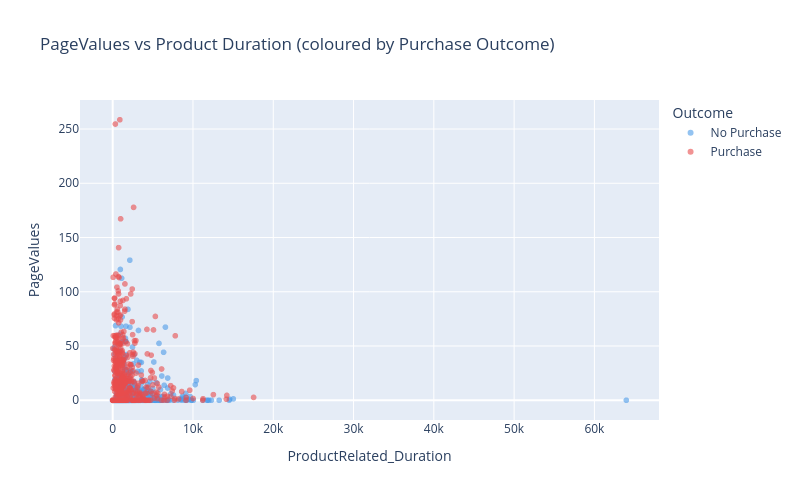

Write notebook code for a chart like this one.
### Code cell
# Interactive scatter: PageValues vs ProductRelated_Duration coloured by Revenue
sample = df.sample(3000, random_state=42)
fig2 = px.scatter(
    sample,
    x='ProductRelated_Duration',
    y='PageValues',
    color=sample['Revenue'].map({0:'No Purchase',1:'Purchase'}),
    color_discrete_map={'No Purchase':'#4C9BE8','Purchase':'#E84C4C'},
    opacity=0.6,
    hover_data=['BounceRates','ExitRates','VisitorType','Month'],
    title='PageValues vs Product Duration (coloured by Purchase Outcome)',
    labels={'color':'Outcome'}
)
fig2.update_layout(width=800, height=500)
fig2.show()

### Figure 1 — Plotly figure (JSON) as saved in the notebook; plotly's stock layout.template omitted (floating-point values rounded to 4 significant figures; data arrays with more than 128 entries replaced by an {"elided": "..."} marker saying what was removed)
{"data": [{"customdata": {"elided": "2561x4 mixed values"}, "hovertemplate": "Outcome=No Purchase<br>ProductRelated_Duration=%{x}<br>PageValues=%{y}<br>BounceRates=%{customdata[0]}<br>ExitRates=%{customdata[1]}<br>VisitorType=%{customdata[2]}<br>Month=%{customdata[3]}<extra></extra>", "legendgroup": "No Purchase", "marker": {"color": "#4C9BE8", "opacity": 0.6, "symbol": "circle"}, "mode": "markers", "name": "No Purchase", "showlegend": true, "type": "scattergl", "x": {"elided": "2561 float values"}, "xaxis": "x", "y": {"elided": "2561 float values"}, "yaxis": "y"}, {"customdata": {"elided": "439x4 mixed values"}, "hovertemplate": "Outcome=Purchase<br>ProductRelated_Duration=%{x}<br>PageValues=%{y}<br>BounceRates=%{customdata[0]}<br>ExitRates=%{customdata[1]}<br>VisitorType=%{customdata[2]}<br>Month=%{customdata[3]}<extra></extra>", "legendgroup": "Purchase", "marker": {"color": "#E84C4C", "opacity": 0.6, "symbol": "circle"}, "mode": "markers", "name": "Purchase", "showlegend": true, "type": "scattergl", "x": {"elided": "439 float values"}, "xaxis": "x", "y": {"elided": "439 float values"}, "yaxis": "y"}], "layout": {"height": 500, "legend": {"title": {"text": "Outcome"}, "tracegroupgap": 0}, "title": {"text": "PageValues vs Product Duration (coloured by Purchase Outcome)"}, "width": 800, "xaxis": {"anchor": "y", "domain": [0, 1], "title": {"text": "ProductRelated_Duration"}}, "yaxis": {"anchor": "x", "domain": [0, 1], "title": {"text": "PageValues"}}}}
